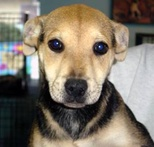
#> input picture Assignment2_Convolution/dog.jpg, 154 x 147 px, shrunk from 300 x 287 before the run
$ python run.py
#> lines starting #> are read from the running program, lines starting #| are printed output that depends on the picture
import cv2
import numpy as np
import matplotlib.pyplot as plt
from matplotlib.image import imread
from tqdm import trange

def convolve2d(A,B) :
    A_ = A.flatten()
    n = A.shape[1]
    toeplitz_row = np.zeros(A_.shape[0])
    for i in trange(B.shape[0]) :
        toeplitz_row[i*n:i*n+B.shape[1]] = B[i]
    #Creating the row for toeplitz matrix
    A_conv  = np.zeros(A_.shape[0])
    # Row-by-row Matrix multiplication, as toeplitz matrix is very large to load together
    for i in trange(A_.shape[0]) :
        temp_row = np.zeros(A_.shape[0])
        temp_row[i:] = toeplitz_row[0:A_.shape[0]-i]
        A_conv[i] = np.dot(temp_row, A_)
    A_conv = A_conv.reshape(A.shape[0],n)
    return A_conv

labels = ["Original","1a. Convoluted","1b. Convoluted","1c. Convoluted","2. Convoluted","3. Convoluted"]
D = cv2.cvtColor(imread("dog.jpg"), cv2.COLOR_BGR2GRAY)
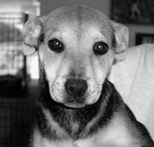
#> D: shape (147, 154); min 0, max 253, mean 116.3
C = cv2.cvtColor(imread("cat.jpg"), cv2.COLOR_BGR2GRAY)
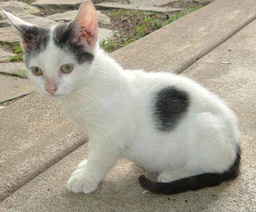
#> input picture Assignment2_Convolution/cat.jpg, 256 x 212 px, shrunk from 500 x 414 before the run
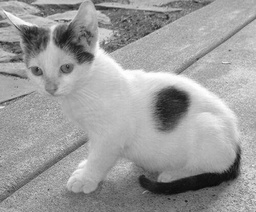
#> C: shape (212, 256); min 7, max 254, mean 155.9
#required kernels
B_list = [np.ones((i,i))/(i*i) for i in [5,10,20]]
temp = np.array([[1,-1]])
B_list.extend([temp, temp.T])

#results
cat_results = [C]
dog_results = [D]

for (B,label) in zip(B_list,labels):
    print(B)
    #2D convolution
    DB = convolve2d(D,B)
#> (the run stopped early here; a loop or call above may not have finished)
